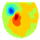

Write Python code to recreate this figure.
#
#       Copyright 2010 dan collins <danc@badbytes.net>
#
#       This program is free software; you can redistribute it and/or modify
#       it under the terms of the GNU General Public License as published by
#       the Free Software Foundation; either version 2 of the License, or
#       (at your option) any later version.
#
#       This program is distributed in the hope that it will be useful,
#       but WITHOUT ANY WARRANTY; without even the implied warranty of
#       MERCHANTABILITY or FITNESS FOR A PARTICULAR PURPOSE.  See the
#       GNU General Public License for more details.
#
#       You should have received a copy of the GNU General Public License
#       along with this program; if not, write to the Free Software
#       Foundation, Inc., 51 Franklin Street, Fifth Floor, Boston,
#       MA 02110-1301, USA.

from pylab import *
import sys
try:
    sys.path.index('/usr/lib/python2.6')
except ValueError:
    try:
        from scikits.delaunay import *
        delaunay = 'yes'
    except ImportError:
        from matplotlib.mlab import griddata
        delaunay = 'no'
else: #using python 2.6
    from matplotlib.mlab import griddata
    delaunay = 'no'
try:
    import pygtk
    pygtk.require("2.0")
except:
    pass
try:
    import gtk
    import gtk.glade
except:
    print("GTK Not Availible")
    sys.exit(1)

from matplotlib.figure import Figure
from matplotlib.backends.backend_gtkagg import FigureCanvasGTKAgg as FigureCanvas
from numpy import shape, mgrid, interp, isnan, ceil, sqrt,arange , size
import time


class setup_gui:
    def __init__(self):
        self.builder = gtk.Builder()
        self.builder.add_from_file("contour.glade")
        self.window = self.builder.get_object("window1")
        #self.window.connect("delete-event", self.hideinsteadofdelete)

        dic = {
            "on_button1_clicked" : self.test,
            "on_button2_clicked" : self.test2,
            "on_button3_clicked" : self.test3,
            "gtk_widget_hide" : self.hideinsteadofdelete,
            "on_menu_load_data_activate" : self.load_data,
            "on_menu_load_channels_activate" : self.load_channel_positions,
            }

        self.builder.connect_signals(dic)
        self.create_draw_frame('none')
    def load_data(self,widget):
        pass
    def load_channel_positions(self,widget):
        pass

    def test(self,widget):

        self.fig.clf()
        self.display(self.data,self.chanlocs,subplot='on')
    def test2(self,widget):

        self.fig.clf()
        self.display(self.data,self.chanlocs,animate='on')
    def test3(self,widget):

        self.fig.clf()
        self.display(self.data,self.chanlocs,data2=self.data[0],quiver='on')

    def hideinsteadofdelete(self,widget,ev=None):
        print 'hiding',widget
        widget.hide()
        return True

    def create_draw_frame(self,widget):
        self.fig = Figure(figsize=[500,500], dpi=40)
        self.canvas = FigureCanvas(self.fig)
        #self.canvas.connect("scroll_event", self.scroll_event)
        #self.canvas.connect('button_press_event', self.button_press_event)
        self.canvas.show()
        self.figure = self.canvas.figure
        self.axes = self.fig.add_axes([0.045, 0.05, 0.93, 0.925], axisbg='#FFFFCC')
        self.axes.axis('off')
        self.vb = self.builder.get_object("vbox1")
        self.vb.pack_start(self.canvas, gtk.TRUE, gtk.TRUE)
        self.vb.show()

    def plot_data(self,xi,yi,zi,intx,inty):
        """provide...
            xi=grid x data
            yi=grided y data
            zi=interpolated MEG data for contour
            intx and inty= sensor coords for channel plotting"""

        tstart = time.time()

        zim = ma.masked_where(isnan(zi),zi)

        self.sp.pcolor(xi,yi,zim,shading='interp',cmap=cm.jet)

        self.sp.contourf(xi,yi,zim,cmap=cm.jet)
        self.sp.scatter(intx,inty, alpha=.75,s=3)

    def plot_data_loop(self,xi,yi,zi,intx,inty):
        pass

    def clear_axes(self):
        pass

    def printlabels(self,chanlocs, labels):
            #if labels != None:
        count = 0
        for l in labels:
            p.text(chanlocs[1,count], chanlocs[0,count], l, alpha=1, fontsize=9)
            count = count + 1

    def titles(titletxt):
        print

    def display(self, data, chanlocs, data2=None, subplot='off', animate='off', quiver='off', title=None, labels=None, colorbar='off'):
        #self.p = f.add_subplot(111)
        self.data = data
        self.chanlocs = chanlocs
        #self.axes.cla()
        if len(shape(chanlocs)) != 2:
            print 'Chanlocs shape error. Should be 2D array "(2,N)"'
            print 'transposing'
            chanlocs = chanlocs.T
            print chanlocs.shape

        #xi, yi = mgrid[-.5:.5:67j,-.5:.5:67j]
        xi, yi = mgrid[chanlocs[1,:].min():chanlocs[1,:].max():57j,chanlocs[0,:].min():chanlocs[0,:].max():57j]
        intx=chanlocs[1,:]
        inty=chanlocs[0,:]

        if shape(shape(data))[0]==2: #more than a single vector, need to animate or subplot

            print '2d array of data'
            z = data[0,:]
            if delaunay == 'yes':
                print 'delaunay is set'
                tri = Triangulation(intx,inty)
                interp = tri.nn_interpolator(z)
                zi = interp(xi,yi)
            else: #try griddata method
                print 'delaunay is off'
                try:
                    zi = griddata(intx,inty,z,xi,yi)
                except TypeError:
                    print('something wrong with data your trying to plot')
                    return -1


            if animate == 'on': #single plot with a loop to animate
                self.sp = self.fig.add_subplot(111);
                self.sp.scatter(intx,inty, alpha=.5,s=.5)
                print 'animating'
                for i in range(0, shape(data)[0]):
                    dataslice=data[i,:];
                    z = dataslice
                    if delaunay == 'yes':
                        interp = tri.nn_interpolator(z)
                        zi = interp(xi,yi)
                    else:
                        zi = griddata(intx,inty,z,xi,yi)

                    zim = ma.masked_where(isnan(zi),zi)
                    self.sp.contourf(xi,yi,zim,cmap=cm.jet)#, alpha=.8)
                    if labels != None:
                        printlabels(chanlocs, labels)
                    self.sp.axes.axis('off')
                    self.canvas.draw()
            if subplot == 'on':
                print 'suplotting'
                for i in range(0, shape(data)[0]):
                    spnum = ceil(sqrt(shape(data)[0])) #get x and y dimension of subplots
                    #self.p = f.add_subplot(spnum,spnum,i+1)
                    self.sp = self.fig.add_subplot(spnum,spnum,i+1);#axis('off')
                    dataslice=data[i,:];
                    self.sp.scatter(intx,inty, alpha=.75,s=3)
                    z = dataslice
                    if delaunay == 'yes':
                        interp = tri.nn_interpolator(z)
                        zi = interp(xi,yi)
                    else:
                        zi = griddata(intx,inty,z,xi,yi)

                    zim = ma.masked_where(isnan(zi),zi)
                    self.sp.contourf(xi,yi,zim,cmap=cm.jet, alpha=.8)
                    self.sp.axes.axis('off')
                    if labels != None:
                        printlabels(chanlocs, labels)
                    if title != None:
                        self.sp.title(str(title[i]))
                    else:
                        pass
                        #self.p.title(str(i))
            if quiver == 'on':
                print 'suplotting quiver'
                for i in range(0, shape(data)[0]):
                    spnum = ceil(sqrt(shape(data)[0])) #get x and y dimension of subplots
                    self.sp = self.fig.add_subplot(spnum,spnum,i+1);#axis('off')
                    dataslice=data[i,:];
                    self.sp.scatter(intx,inty, alpha=.75,s=3)
                    z = dataslice
                    print 'size or z', size(z)
                    for xx in range(0,size(z)):
                        self.sp.quiver(intx[xx],inty[xx], z[xx], data2[xx])

                    self.sp.axis('off')
                    if labels != None:
                        printlabels(chanlocs, labels)
                self.canvas.draw()

            if colorbar == 'on':
                self.sp.colorbar()

        else:
            self.sp = self.fig.add_subplot(111);
            z = data
            if delaunay == 'yes':
                print 'delaunay is set'
                tri = Triangulation(intx,inty)
                interp = tri.nn_interpolator(z)
                zi = interp(xi,yi)
            else:
                print 'delaunay is off'
                zi = griddata(intx,inty,z,xi,yi)

            zim = ma.masked_where(isnan(zi),zi)
            self.plot_data(xi,yi,zi,intx,inty)
            if labels != None:
                printlabels(chanlocs, labels)

            if colorbar == 'on':
                p.colorbar(cm)
            self.sp.axes.axis('off')
        self.canvas.draw()



if __name__ == "__main__":
    mainwindow = setup_gui()
    mainwindow.window.show()
    from pdf2py import pdf
    fn = '/home/danc/programming/python/data/0611/0611piez/e,rfhp1.0Hz,ra,f50lp,o'
    p = pdf.read(fn)
    p.data.setchannels('meg')
    p.data.getdata(0,p.data.pnts_in_file)
    mainwindow.display(p.data.data_block[2:20:5,:],p.data.channels.chanlocs, subplot='on')
    gtk.main()
